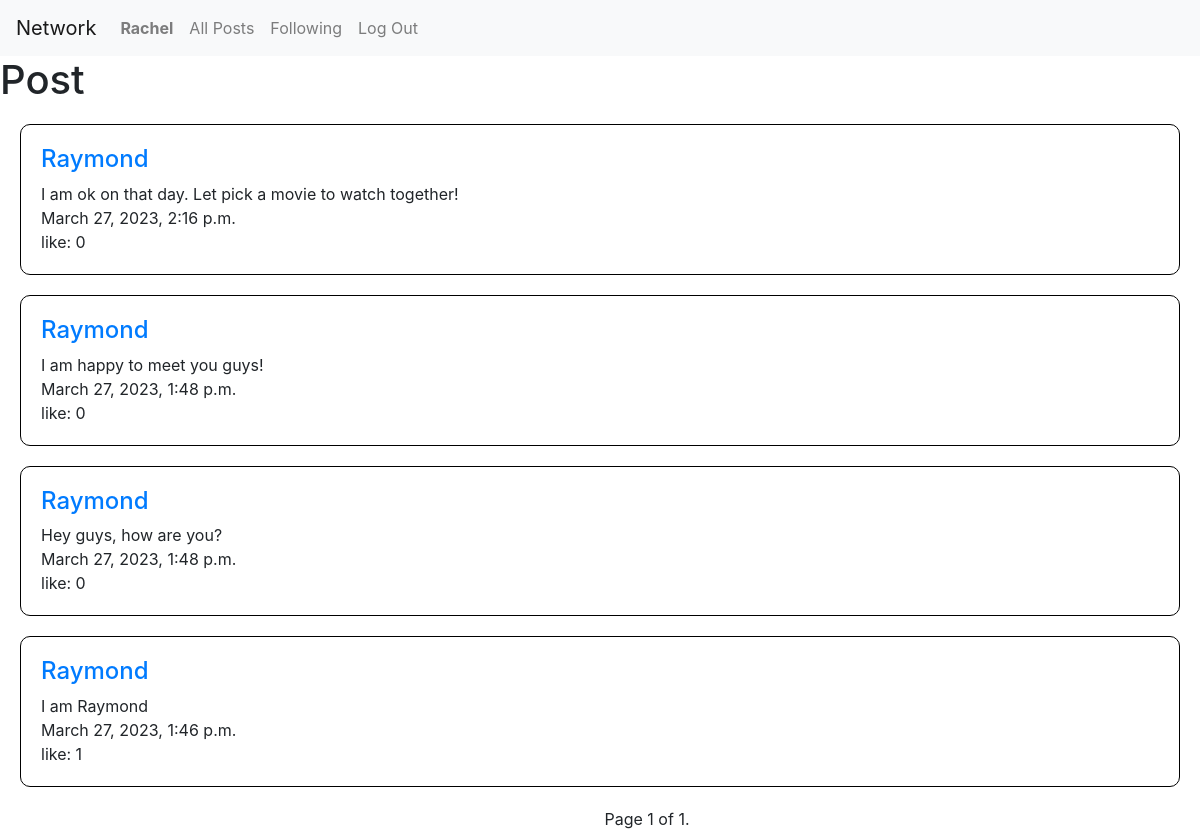
The page /following (signed in) on the database its author committed.
### network/models.py (models this page shows, shortened)
class User(AbstractUser):
    pass

class Post(models.Model):
    content = models.CharField(max_length=1000)
    writer = models.ForeignKey(User, on_delete=models.CASCADE, related_name = "post")
    time = models.DateTimeField(auto_now_add=True)
    like_no = models.PositiveIntegerField(default=0)
    liked_user = models.ManyToManyField(User, blank=True, related_name = "liked_post")

### network/views.py (the view)
# urls.py: path("following", views.following, name="following"),
@login_required(login_url='login')
def following(request):
    followed_user = Follow.objects.filter(to_follow=request.user.id)
    followed_post = Post.objects.none()
    for user in followed_user:
        post_list = Post.objects.filter(writer=user.be_followed)
        followed_post = followed_post|post_list
    followed_post=followed_post.order_by('-time')
    p = Paginator(followed_post,10)
    page_number = request.GET.get('page')
    page_obj = p.get_page(page_number)
    return render(request, "network/following.html",{
        "user_post": page_obj
    })

### network/templates/network/following.html (shortened to what this page needs)
{% extends "network/layout.html" %}
{% block body %}
    <h1>Post</h1>
    {% for item in user_post %}
        <div class="post_box">
            <a href = "{% url 'profile' item.writer.id %}"><h4>{{ item.writer }}</h4></a>
            {{ item.content}}
            <br>
            {{item.time}}
            <br>
            like: {{item.like_no}}
        </div>
    {% empty %}
        <div class="post_box">There is no post currently.</div>
    {% endfor %}
    <div class = "pagination">
        <span class="step-links">
            <div class="current">
                Page {{ user_post.number }} of {{ user_post.paginator.num_pages }}.
            </div>
        </span>
    </div>
{% endblock %}

### network/templates/network/layout.html (shortened to what this page needs)
{% load static %}
<!DOCTYPE html>
<html lang="en">
    <head>
        <link rel="stylesheet" href="https://stackpath.bootstrapcdn.com/bootstrap/4.4.1/css/bootstrap.min.css">
        <link href="{% static 'network/styles.css' %}" rel="stylesheet">
    </head>
    <body>
        <nav class="navbar navbar-expand-lg navbar-light bg-light">
            <a class="navbar-brand" href="{% url 'index' %}">Network</a>
            <div>
              <ul class="navbar-nav mr-auto">
                {% if user.is_authenticated %}
                    <li class="nav-item">
                        <a class="nav-link" href="{% url 'profile' user.id %}"><strong>{{ user.username }}</strong></a>
                    </li>
                {% endif %}
                <li class="nav-item">
                  <a class="nav-link" href="{% url 'index' %}">All Posts</a>
                </li>
                {% if user.is_authenticated %}
                    <li class="nav-item">
                        <a class="nav-link" href="{% url 'following' %}">Following</a>
                    </li>
                    <li class="nav-item">
                        <a class="nav-link" href="{% url 'logout' %}">Log Out</a>
                    </li>
                {% endif %}
              </ul>
            </div>
          </nav>
        <div class="body">
            {% block body %}
            {% endblock %}
        </div>
    </body>
</html>

### network/static/network/styles.css (style rules this page uses)
.post_box { border: 1px solid black; border-radius: 10px; margin: 20px; padding: 20px; }
.pagination { text-align: center; position: absolute; left:50%; }
.current { display: inline-block; }

### rows shown on the page
User: username "Rachel"
Post: writer "Raymond", content "I am ok on that day. Let pick a movie to watch together!", time "March 27, 2023, 2:16 p.m.", like_no "0"
Post: writer "Raymond", content "I am happy to meet you guys!", time "March 27, 2023, 1:48 p.m.", like_no "0"
Post: writer "Raymond", content "Hey guys, how are you?", time "March 27, 2023, 1:48 p.m.", like_no "0"
Post: writer "Raymond", content "I am Raymond", time "March 27, 2023, 1:46 p.m.", like_no "1"

### other values the page prints
{{ user_post.number }} "1"
{{ user_post.paginator.num_pages }} "1"
